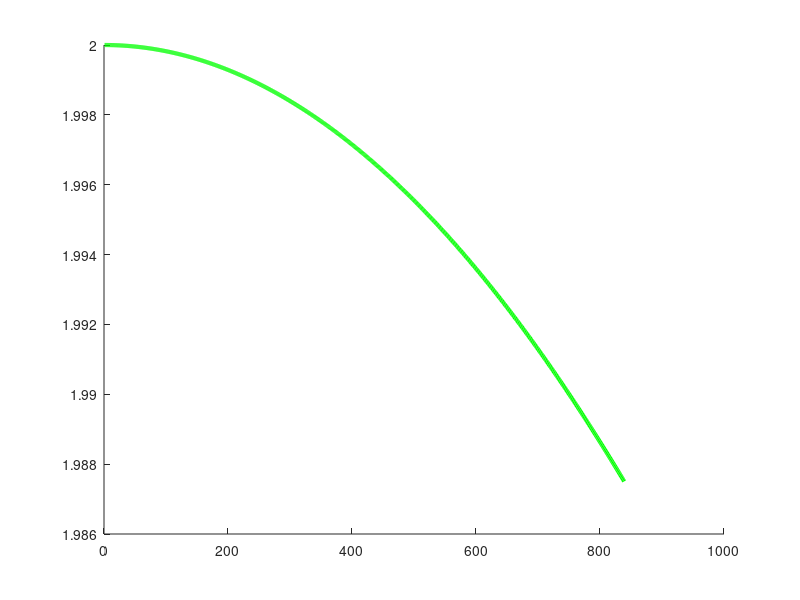

MATLAB code for this plot: (Note: this script raises an error after producing the figure.)
clear all
close all

L = 3;
c = 3e8;
t = [20, 23, 35]/c;
a = [1, .7, .3]';
rot = [0, pi/6, pi/3]';

att_rot_coeff = a(1:L);%.*exp(-1j*phi(1:L));

k = (1:839)';
f = 1250;

A_org = [att_rot_coeff, 2*pi * f * t(1:L)'/(2*pi*f/c)];

NUFT = exp(-1j*k * (2*pi * f * t(1:L)));
h = NUFT * att_rot_coeff + 0*(randn(839,1) + 1j*randn(839,1));

figure
hold on
plot(k,abs(h),'g','linewidth', 3)


F = @(x, xdata)x(1)*exp(-x(2)*xdata) + x(3)*exp(-x(4)*xdata) + x(5)*exp(-x(6)*xdata);
% x0 = [0.9, 0.0005, 0.5, 0.0006, 0.5, 0.0009];
x0 = [1, 1j*21/c*1250*2*pi, 0.5, 1j*23.2/c*1250*2*pi, 0.5, 1j*34/c*1250*2*pi];
A0 = [real(x0(1)), imag(x0(2))/(2*pi*f/c); real(x0(3)), imag(x0(4))/(2*pi*f/c); real(x0(5)), imag(x0(6))/(2*pi*f/c)];

options.TolFun = 10^(-19);
options.MaxFunEvals = 10000;
options.MaxIter = 4000;

[x,resnorm,~,exitflag,output] = lsqcurvefit(F,x0, k , h,  -inf*ones(size(x0)), inf*ones(size(x0)), options);
output

A_est = [real(x(1)), imag(x(2))/(2*pi*f/c); real(x(3)), imag(x(4))/(2*pi*f/c); real(x(5)), imag(x(6))/(2*pi*f/c)];
plot(k,abs(F(x,k)),'k')

[A_org, A0, A_est]


